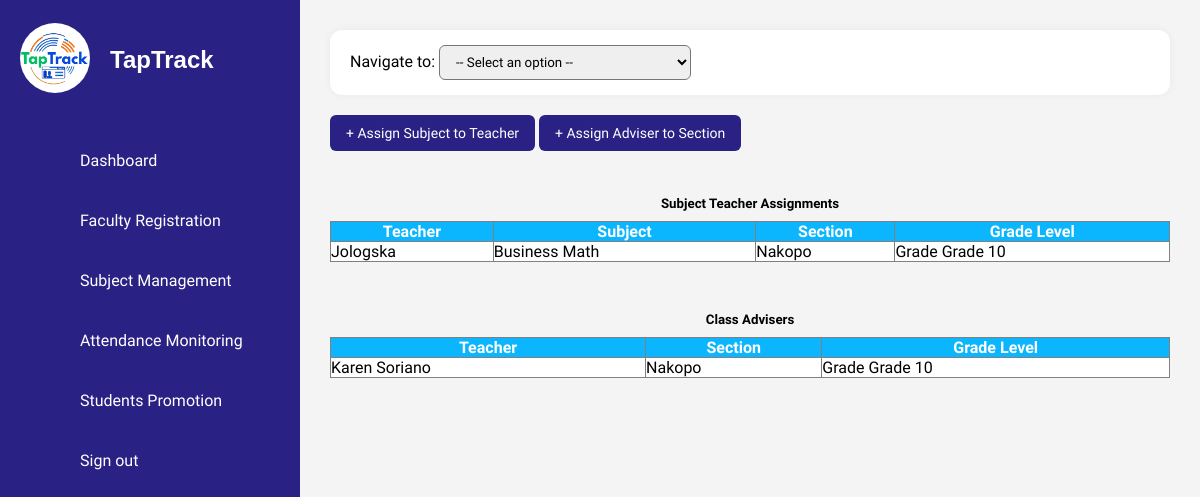
Page /ISIERA/teacher_assigning.php on the committed database.
### tables this page shows
CREATE TABLE `faculty` (
  `id` int(11) NOT NULL,
  `teacher_id` varchar(6) NOT NULL,
  `name` varchar(100) NOT NULL,
  `email` varchar(100) NOT NULL,
  `contact` varchar(20) DEFAULT NULL,
  `dob` date NOT NULL,
  `password` varchar(255) NOT NULL
);

CREATE TABLE `subjects` (
  `id` int(11) NOT NULL,
  `subject_name` varchar(255) NOT NULL,
  `student_type` varchar(150) NOT NULL,
  `created_at` timestamp NOT NULL DEFAULT current_timestamp(),
  `strand_id` int(11) DEFAULT NULL
);

CREATE TABLE `sections` (
  `id` int(11) NOT NULL,
  `section_name` varchar(100) NOT NULL,
  `student_type` enum('JHS','SHS') NOT NULL,
  `grade_level` varchar(20) DEFAULT NULL,
  `created_at` timestamp NOT NULL DEFAULT current_timestamp()
);

### ISIERA/teacher_assigning.php (the view, shortened to what this page needs)
<?php
include 'db_connection.php';
?>
<!DOCTYPE html>
<html lang="en">
<head>
  <link rel="stylesheet" href="assets/css/style.css" />
</head>
<body>
<?php include 'sidebar.php'; ?>
<div class="main-content">
  <div class="dropdown-nav">
    <label>Navigate to:</label>
    <select onchange="navigate(this.value)">
      <option value="">-- Select an option --</option>
    </select>
  </div>
  <button class="add-btn" onclick="openModal('subjectModal')">+ Assign Subject to Teacher</button>
  <button class="add-btn" onclick="openModal('adviserModal')">+ Assign Adviser to Section</button>
<h5 style="margin-top: 30px; margin-bottom: 10px; text-align:center;">Subject Teacher Assignments</h5>
<table border="1" cellpadding="8" cellspacing="0" style="width: 100%; background: #fff; border-collapse: collapse;">
  <tr style="background:rgb(12, 182, 255); color: white;">
    <th>Teacher</th>
    <th>Subject</th>
    <th>Section</th>
    <th>Grade Level</th>
  </tr>
  <?php
    $assignments = $conn->query("
      SELECT f.name AS teacher_name, s.subject_name, sec.section_name, sec.grade_level
      FROM teacher_subjects ts
      JOIN faculty f ON ts.teacher_id = f.id
      JOIN subjects s ON ts.subject_id = s.id
      JOIN sections sec ON ts.section_id = sec.id
      ORDER BY sec.grade_level ASC, sec.section_name ASC
    ");
    if ($assignments->num_rows > 0):
      while ($row = $assignments->fetch_assoc()):
  ?>
    <tr>
      <td><?= htmlspecialchars($row['teacher_name']) ?></td>
      <td><?= htmlspecialchars($row['subject_name']) ?></td>
      <td><?= htmlspecialchars($row['section_name']) ?></td>
      <td>Grade <?= htmlspecialchars($row['grade_level']) ?></td>
    </tr>
  <?php endwhile; else: ?>
    <tr><td colspan="4" style="text-align:center;">No subject-teacher assignments found.</td></tr>
  <?php endif; ?>
</table>
<h5 style="margin-top: 50px; margin-bottom: 10px; text-align:center;">Class Advisers</h5>
<table border="1" cellpadding="8" cellspacing="0" style="width: 100%; background: #fff; border-collapse: collapse;">
  <tr style="background:rgb(12, 182, 255); color: white;">
    <th>Teacher</th>
    <th>Section</th>
    <th>Grade Level</th>
  </tr>
  <?php
    $advisers = $conn->query("
      SELECT f.name AS teacher_name, sec.section_name, sec.grade_level
      FROM section_advisers sa
      JOIN faculty f ON sa.teacher_id = f.id
      JOIN sections sec ON sa.section_id = sec.id
      ORDER BY sec.grade_level ASC, sec.section_name ASC
    ");
    if ($advisers->num_rows > 0):
      while ($row = $advisers->fetch_assoc()):
  ?>
    <tr>
      <td><?= htmlspecialchars($row['teacher_name']) ?></td>
      <td><?= htmlspecialchars($row['section_name']) ?></td>
      <td>Grade <?= htmlspecialchars($row['grade_level']) ?></td>
    </tr>
  <?php endwhile; else: ?>
    <tr><td colspan="3" style="text-align:center;">No adviser assignments found.</td></tr>
  <?php endif; ?>
</table>
</div>
</body>
</html>

### ISIERA/assets/css/style.css (style rules this page uses)
* { font-family: 'Ubuntu', sans-serif; margin: 0; padding: 0; box-sizing: border-box; }
:root { --blue: #2a2185; --white: #fff; --gray: #f5f5f5; --black1: #222; --black2: #999; }
body { min-height: 100vh; overflow-x: hidden; }
.main-content { margin-left: 300px; padding: 20px; background-color: #f4f4f4; min-height: 100vh; overflow-x: hidden; width: calc(100% - 300px); }

### ISIERA/teacher_assigning.php (style rules this page uses)
body { background: #f0f2f5; font-family: 'Segoe UI', sans-serif; }
.main-content { margin-left: 300px; padding: 30px; }
button.add-btn { background-color: #2a2185; color: white; padding: 10px 16px; border: none; border-radius: 6px; cursor: pointer; font-size: 14px; margin-bottom: 15px; }
.dropdown-nav { background-color: #fff; border-radius: 12px; padding: 15px 20px; margin-bottom: 20px; box-shadow: 0 0 8px rgba(0,0,0,0.05); }
.dropdown-nav select { padding: 8px 12px; border-radius: 6px; }

### rows in the picture
faculty: name "Jologska", subjects.subject_name "Business Math", sections.section_name "Nakopo", sections.grade_level "Grade 10"
faculty: name "Karen Soriano", sections.section_name "Nakopo", sections.grade_level "Grade 10"
